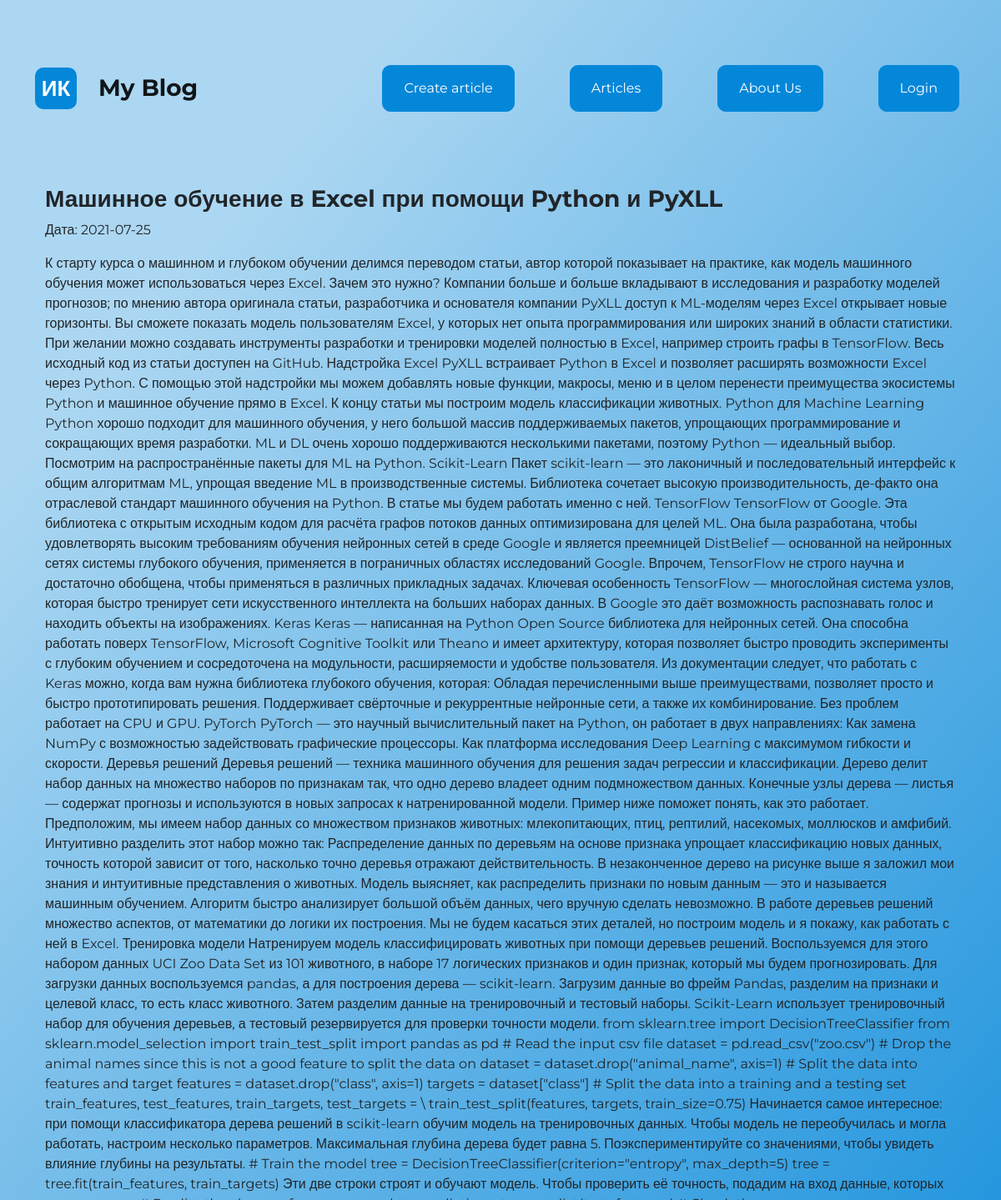
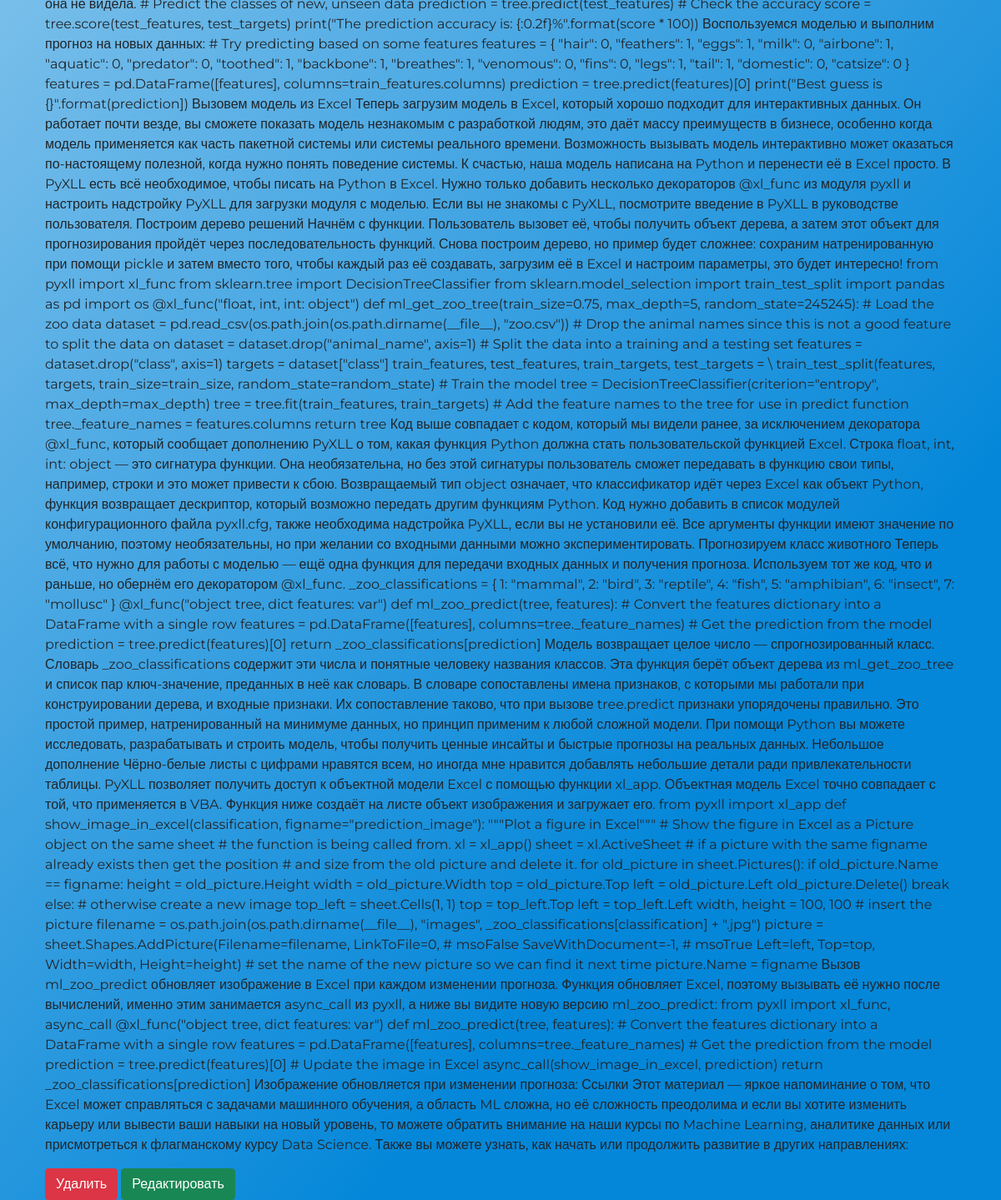
The page /articles/2 on the database its author committed (2 pictures, top to bottom).
### app.py (models this page shows, shortened)
class Article(db.Model):
    id = db.Column(db.Integer, primary_key=True)
    title = db.Column(db.String(100), nullable=False)
    intro = db.Column(db.String(300), nullable=False)
    text_article = db.Column(db.Text, nullable=False)
    date = db.Column(db.DateTime, default=datetime.utcnow)

### app.py (the view)
@app.route('/articles/<int:id>')
def show_article(id):
    article = Article.query.get(id)
    return render_template("each_article.html", article=article)

### templates/each_article.html (shortened to what this page needs)
{% extends "base.html" %}
{% block head %}
    <link rel="stylesheet" href="{{ url_for('static', filename='css/each-article.css') }}">
{% endblock %}
{% block body %}
    <div class="container article">
        <div class="container title-article">
            <h3>{{ article.title }}</h3>
        </div>
        <div class="container bottom-article">
            <p>Дата: {{ article.date.date() }}</p>
        </div>
        <div class="container main-article">
            <p>{{ article.text_article }}</p>
        </div>
    <div class="container">
        <a href="/articles/{{ article.id }}/delete" class="btn btn-danger">Удалить</a>
        <a href="/articles/{{ article.id }}/update" class="btn btn-success">Редактировать</a>
    </div>
    </div>
{% endblock %}

### static/css/base.css (style rules this page uses)
* { font-family: "Montserrat", sans-serif; }
html, body { height: 100%; }

### static/css/each-article.css (style rules this page uses)
body { background: linear-gradient(130.49deg, #ACD7F2 13.33%, #0487D9 79.38%) no-repeat; background-attachment: fixed; }
.article { margin-top: 80px; }
.title-article h3 { font-weight: bold; }

### rows shown on the page
Article: title "Машинное обучение в Excel при помощи Python и PyXLL", date "2021-07-25", text_article "К старту курса о машинном и глубоком обучении делимся переводом статьи, автор которой показывает на практике, как модель машинного обучения может использоваться через Excel. Зачем это нужно? Компании больше и больше вкладывают в исследования и разработку моделей прогнозов; по мнению автора оригинала статьи, разработчика и основателя компании PyXLL доступ к ML-моделям через Excel открывает новые горизонты. Вы сможете показать модель пользователям Excel, у которых нет опыта программирования или широких знаний в области статистики. При желании можно создавать инструменты разработки и тренировки моделей полностью в Excel, например строить графы в TensorFlow. Весь исходный код из статьи доступен…"
